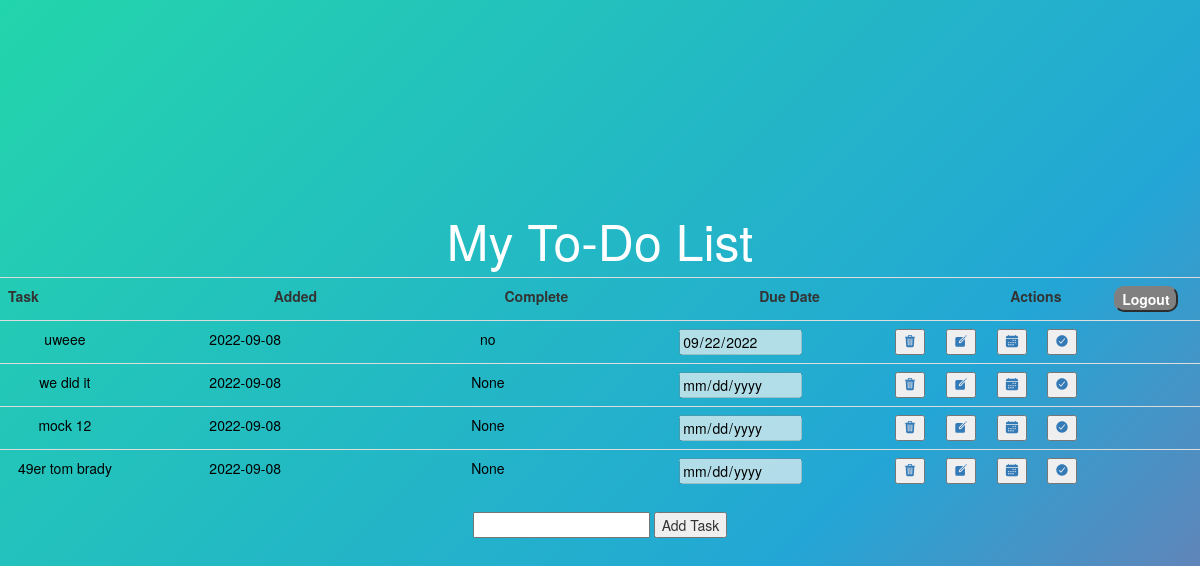
Page /home on the earlier database version.
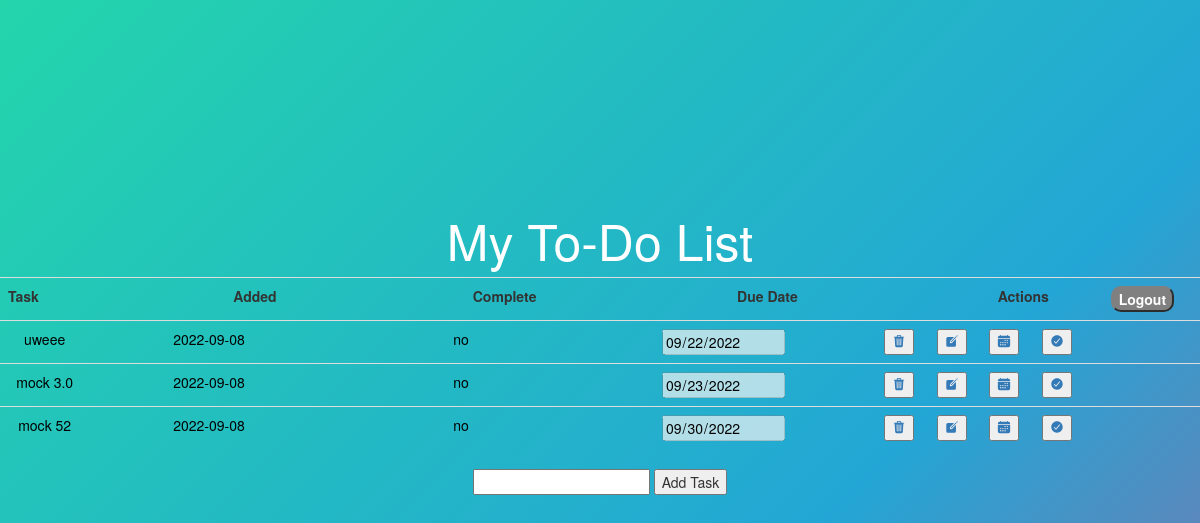
Same page on the later database version.
### app.py (models this page shows, shortened)
class Todo(db.Model):
    id = db.Column(db.Integer, primary_key=True)
    content = db.Column(db.String(200), nullable=False)
    completed = db.Column(db.String(200), nullable=False)
    date_create = db.Column(db.DateTime, default=datetime.utcnow)
    date_due = db.Column(db.String(200), nullable=False)

### app.py (the view)
@app.route('/home', methods=['GET', 'POST'])
def index():
    if request.method == 'POST':
        task_content = request.form['content']
        new_task = Todo(content=task_content)
        try:
            db.session.add(new_task)
            db.session.commit()
            return redirect('/home')
        except:
            return 'there was an issue adding your task'
    else:
        tasks = Todo.query.order_by(Todo.date_create).all()
        return render_template('index.html', tasks=tasks)

### templates/index.html (shortened to what this page needs)
{% extends 'base.html'%}
{% block head %}
<link rel="stylesheet" href="{{ url_for('static', filename='css/main.css') }}">
<link rel="stylesheet" href="https://cdnjs.cloudflare.com/ajax/libs/font-awesome/4.7.0/css/font-awesome.min.css">
<link rel="stylesheet" href="https://maxcdn.bootstrapcdn.com/bootstrap/3.4.1/css/bootstrap.min.css">
{% endblock %}
{% block body %}
<div class="content">
  <h1 style="text-align: center; color: white; padding-top: 2in; font-size: 50px;">My To-Do List</h1>
  {% if tasks|length < 1 %} <h2 style="text-align: center">There are no tasks. Add one below</h2>
    {% else %}
    <table class="table table-hover">
      <tr class="padding-left: 1in">
        <th style=>Task</th>
        <th style="padding-left: 1.5in;">Added</th>
        <th style="padding-left: 1.5in;">Complete</th>
        <th style="padding-left: 1.5in;">Due Date</th>
        <th style="padding-left: 1.5in;">Actions</th>
        <th><button class="myHover" style=" border-radius: 10px; border-color: gray; "><a style="color: white; text-decoration:none;" href="{{url_for('logout')}}">Logout</a> </button></th>
      </tr>
      {% for task in tasks %}
      <tr>
        <td style="color: black">{{task.content}}</td>
        <td style="color: black">{{task.date_create.date()}}</td>
        <td style="color: black">
          <div>
            <span>{{task.completed}}</span>
          </div>
        </td>
        <td style="color: black">
          <div>
            <input type="date" id="duedate" name="due" value="{{task.date_due}}" disabled>
          </div>
        <td>
          <div style="display: flex; justify-content: space-evenly;">
            <button><a href="/delete/{{task.id}}">
                <ion-icon name="trash">Delete</ion-icon>
              </a></button>
            <button><a href="/update/{{task.id}}">
                <ion-icon name="create">Update Task</ion-icon>
              </a></button>
            <button><a href="/due/{{task.id}}">
                <ion-icon name="calendar">Set Due Date</ion-icon>
              </a></button>
            <button><a href="/completed/{{task.id}}">
                <ion-icon name="checkmark-circle">Completed</ion-icon>
              </a></button>
          </div>
        </td>
        <td>
        </td>
      </tr>
      {% endfor %}
    </table>
    {% endif %}
    <form action="/home" method="POST" name="myform">
      <input type="text" name="content" id="content">
      <input type="submit" value="Add Task">
    </form>
</div>
{% endblock %}

### templates/base.html (shortened to what this page needs)
<!DOCTYPE html>
<html>
  {% extends 'bootstrap/base.html' %}

### static/css/main.css (style rules this page uses)
body { background: linear-gradient(-45deg, #ee7752, #e73c7e, #23a6d5, #23d5ab); background-size: 200% 200%; animation: gradient 5s ease infinite; height: 100vh; text-align: center; }
th { padding-left: 1in; }
tr { padding-left: 1in; }
h1 { text-align: center; color: white; font-size: 30px; }
.myHover { background-color: gray; }

Differences in the rows shown:
removed Todo: content "49er tom brady", date_create "2022-09-08", completed "None"
changed Todo: content "we did it" → "mock 3.0"; completed "None" → "no"; due (not shown) → "09/23/2022"
changed Todo: content "mock 12" → "mock 52"; completed "None" → "no"; due (not shown) → "09/30/2022"
